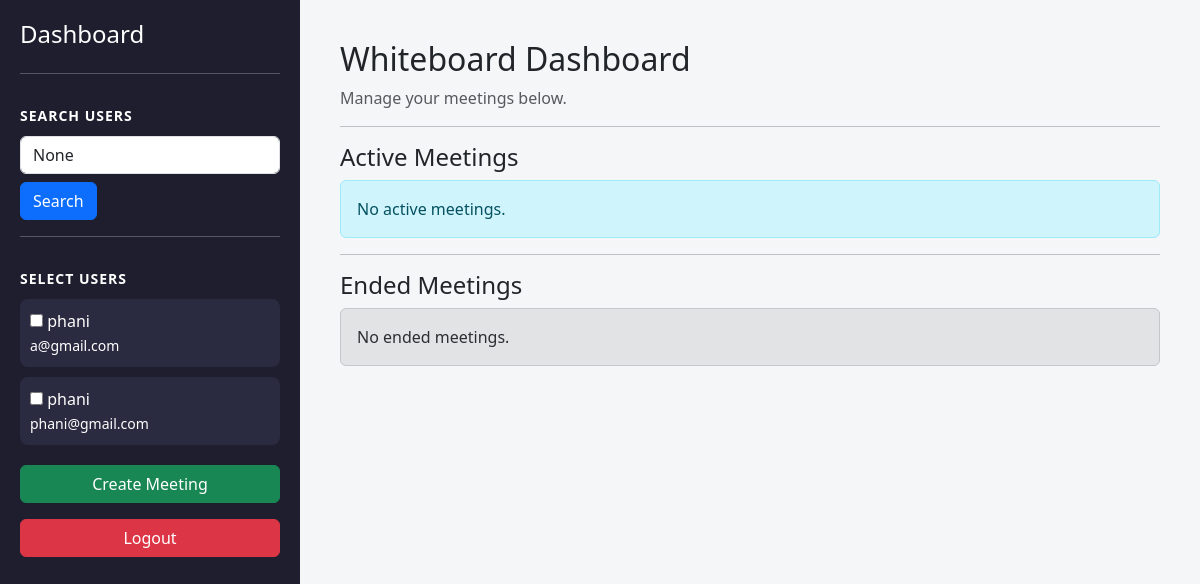
The page /home/ (signed in) on the database its author committed.
### boardapp/models.py (models this page shows, shortened)
class Customer(models.Model):
    name = models.CharField(max_length=20)
    email = models.EmailField(unique=True)
    password = models.CharField(max_length=100)  # Increased for future hashing
    number = models.BigIntegerField()

### boardapp/views.py (the view)
# urls.py: path('home/', views.home, name="home"),
def home(request):
    if "email" not in request.session:
        return redirect("login")
    current_user = Customer.objects.get(email=request.session["email"])
    query = request.GET.get("search")
    if query:
        users = Customer.objects.filter(
            email__icontains=query
        ).exclude(email=current_user.email)
    else:
        users = Customer.objects.exclude(email=current_user.email)
    my_meetings = Meeting.objects.filter(
        participants=current_user
    ).distinct()
    return render(request, "home.html", {
        "users": users,
        "my_meetings": my_meetings,
        "query": query,
        "current_user": current_user
    })

### boardapp/templates/home.html (shortened to what this page needs)
<!DOCTYPE html>
<html>
<head>
    <link href="https://cdn.jsdelivr.net/npm/bootstrap@5.3.2/dist/css/bootstrap.min.css" rel="stylesheet">
</head>
<body>
<div class="container-fluid">
<div class="row">
<div class="col-md-3 sidebar">
<h4>Dashboard</h4>
<hr>
<div class="section-title">Search Users</div>
<form method="GET">
<input type="text" class="form-control" name="search"
       placeholder="Search by email" value="{{ query }}">
<button type="submit" class="btn btn-primary mt-2">Search</button>
</form>
<hr>
<div class="section-title">Select Users</div>
<form method="POST" action="{% url 'create_meeting' %}">
<div class="user-list">
{% for user in users %}
<div class="user-card">
<input type="checkbox" name="selected_users" value="{{ user.id }}">
{{ user.name }}<br>
<small>{{ user.email }}</small>
</div>
{% empty %}
<p>No users available</p>
{% endfor %}
</div>
<button type="submit" class="btn btn-success meeting-btn">
Create Meeting
</button>
</form>
<a href="{% url 'login' %}" class="btn btn-danger logout-btn mt-3">
Logout
</a>
</div>
<div class="col-md-9 main-content">
<h2>Whiteboard Dashboard</h2>
<p class="text-muted">Manage your meetings below.</p>
<hr>
<h4>Active Meetings</h4>
{% for meeting in my_meetings %}
    {% if meeting.is_active %}
    <div class="meeting-card">
        <h5>
            Room ID: {{ meeting.room_name }}
            <span class="badge badge-active text-white ms-2">Active</span>
        </h5>
        <p><strong>Created:</strong> {{ meeting.created_at }}</p>
        <a href="{% url 'meeting_room' meeting.room_name %}"
           class="btn btn-primary me-2">
            Join
        </a>
        {% if meeting.created_by == current_user %}
        <a href="{% url 'delete_meeting' meeting.room_name %}"
           class="btn btn-danger"
           onclick="return confirm('End this meeting?');">
            End Meeting
        </a>
        {% endif %}
    </div>
    {% endif %}
{% empty %}
    <div class="alert alert-info">
        No active meetings.
    </div>
{% endfor %}
<hr>
<h4>Ended Meetings</h4>
{% for meeting in my_meetings %}
    {% if not meeting.is_active %}
    <div class="meeting-card">
        <h5>
            Room ID: {{ meeting.room_name }}
            <span class="badge badge-ended text-white ms-2">Ended</span>
        </h5>
        <p><strong>Created:</strong> {{ meeting.created_at }}</p>
        <p><strong>Ended:</strong> {{ meeting.ended_at }}</p>
    </div>
    {% endif %}
{% empty %}
    <div class="alert alert-secondary">
        No ended meetings.
    </div>
{% endfor %}
</div>
</div>
</div>
</body>
</html>

### boardapp/templates/home.html (style rules this page uses)
body { margin: 0; background-color: #f4f6f8; }
.sidebar { height: 100vh; background: #1e1e2f; color: white; padding: 20px; display: flex; flex-direction: column; }
.section-title { font-size: 14px; font-weight: bold; margin-top: 15px; margin-bottom: 10px; text-transform: uppercase; letter-spacing: 1px; }
.user-list { max-height: 300px; overflow-y: auto; }
.user-card { background: #2a2a40; padding: 10px; border-radius: 8px; margin-bottom: 10px; transition: 0.3s; }
.main-content { padding: 40px; height: 100vh; overflow-y: auto; }
.meeting-btn { width: 100%; margin-top: 10px; }
.logout-btn { margin-top: auto; }

### rows shown on the page
Customer: name "phani", email "a@gmail.com"
Customer: name "phani", email "phani@gmail.com"
